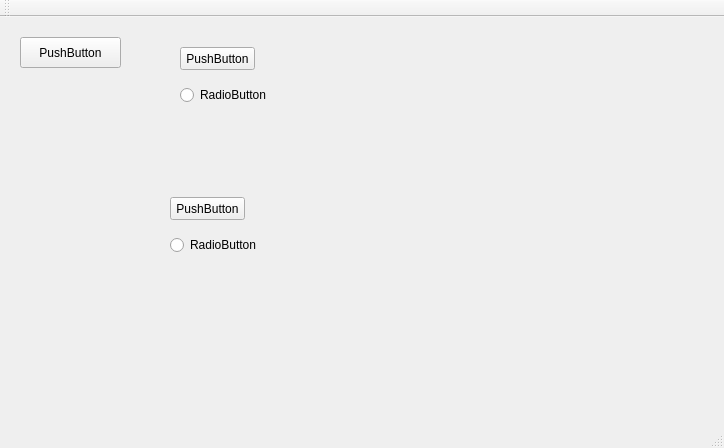
<?xml version="1.0" encoding="UTF-8"?>
<ui version="4.0">
 <class>MainWindow</class>
 <widget class="QMainWindow" name="MainWindow">
  <property name="geometry">
   <rect>
    <x>0</x>
    <y>0</y>
    <width>724</width>
    <height>448</height>
   </rect>
  </property>
  <property name="windowTitle">
   <string>MainWindow</string>
  </property>
  <widget class="QWidget" name="centralWidget">
   <widget class="QPushButton" name="pushButton">
    <property name="geometry">
     <rect>
      <x>20</x>
      <y>20</y>
      <width>101</width>
      <height>31</height>
     </rect>
    </property>
    <property name="text">
     <string>PushButton</string>
    </property>
   </widget>
   <widget class="QWidget" name="widget" native="true">
    <property name="geometry">
     <rect>
      <x>160</x>
      <y>20</y>
      <width>541</width>
      <height>121</height>
     </rect>
    </property>
    <widget class="QPushButton" name="pushButton_2">
     <property name="geometry">
      <rect>
       <x>20</x>
       <y>10</y>
       <width>75</width>
       <height>23</height>
      </rect>
     </property>
     <property name="text">
      <string>PushButton</string>
     </property>
    </widget>
    <widget class="QRadioButton" name="radioButton">
     <property name="geometry">
      <rect>
       <x>20</x>
       <y>50</y>
       <width>89</width>
       <height>16</height>
      </rect>
     </property>
     <property name="text">
      <string>RadioButton</string>
     </property>
    </widget>
   </widget>
   <widget class="QWidget" name="widget_2" native="true">
    <property name="geometry">
     <rect>
      <x>160</x>
      <y>170</y>
      <width>541</width>
      <height>121</height>
     </rect>
    </property>
    <widget class="QRadioButton" name="radioButton_2">
     <property name="geometry">
      <rect>
       <x>10</x>
       <y>50</y>
       <width>89</width>
       <height>16</height>
      </rect>
     </property>
     <property name="text">
      <string>RadioButton</string>
     </property>
    </widget>
    <widget class="QPushButton" name="pushButton_3">
     <property name="geometry">
      <rect>
       <x>10</x>
       <y>10</y>
       <width>75</width>
       <height>23</height>
      </rect>
     </property>
     <property name="text">
      <string>PushButton</string>
     </property>
    </widget>
   </widget>
  </widget>
  <widget class="QMenuBar" name="menuBar">
   <property name="geometry">
    <rect>
     <x>0</x>
     <y>0</y>
     <width>724</width>
     <height>23</height>
    </rect>
   </property>
  </widget>
  <widget class="QToolBar" name="mainToolBar">
   <attribute name="toolBarArea">
    <enum>TopToolBarArea</enum>
   </attribute>
   <attribute name="toolBarBreak">
    <bool>false</bool>
   </attribute>
  </widget>
  <widget class="QStatusBar" name="statusBar"/>
 </widget>
 <layoutdefault spacing="6" margin="11"/>
 <resources/>
 <connections/>
</ui>
